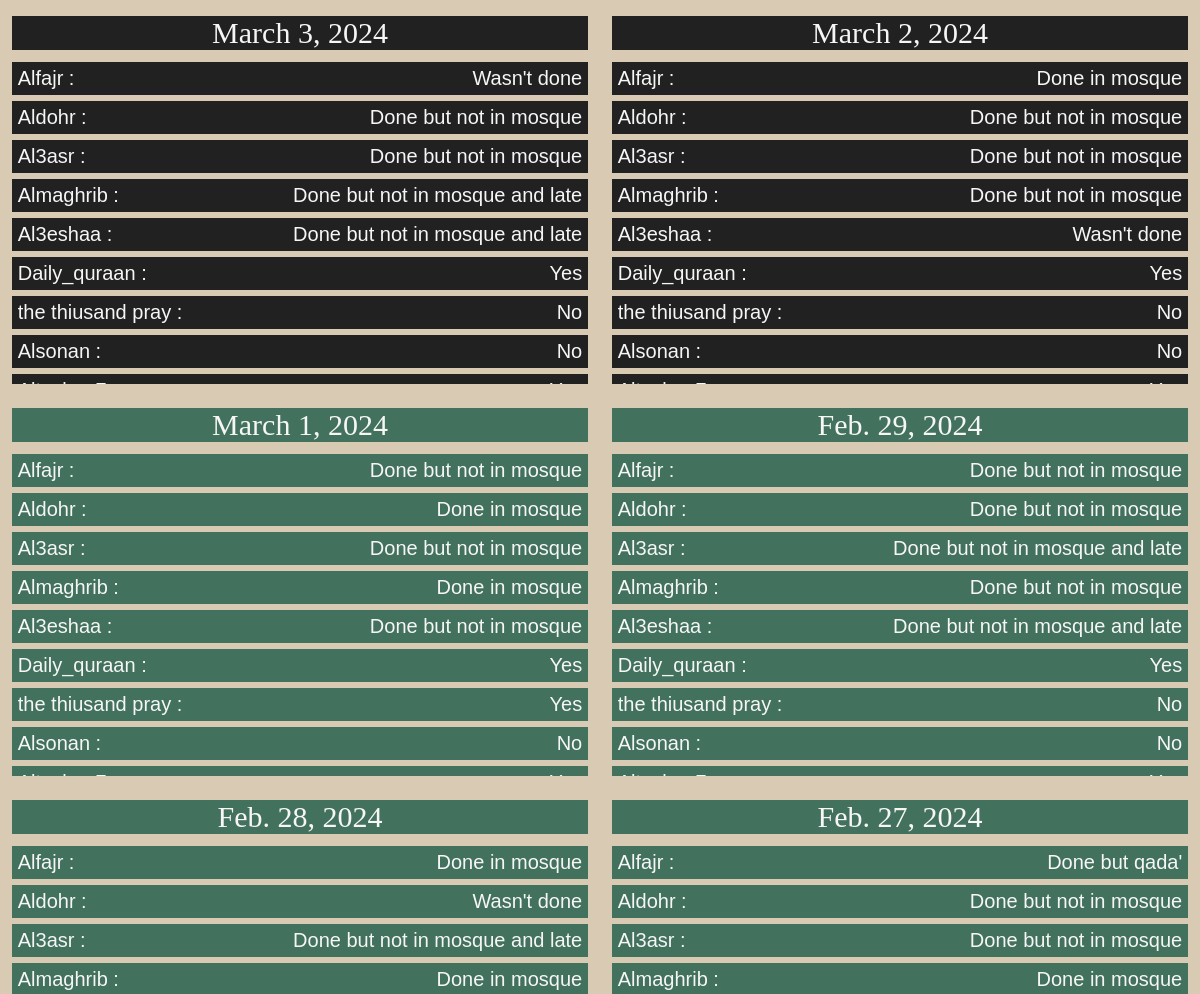
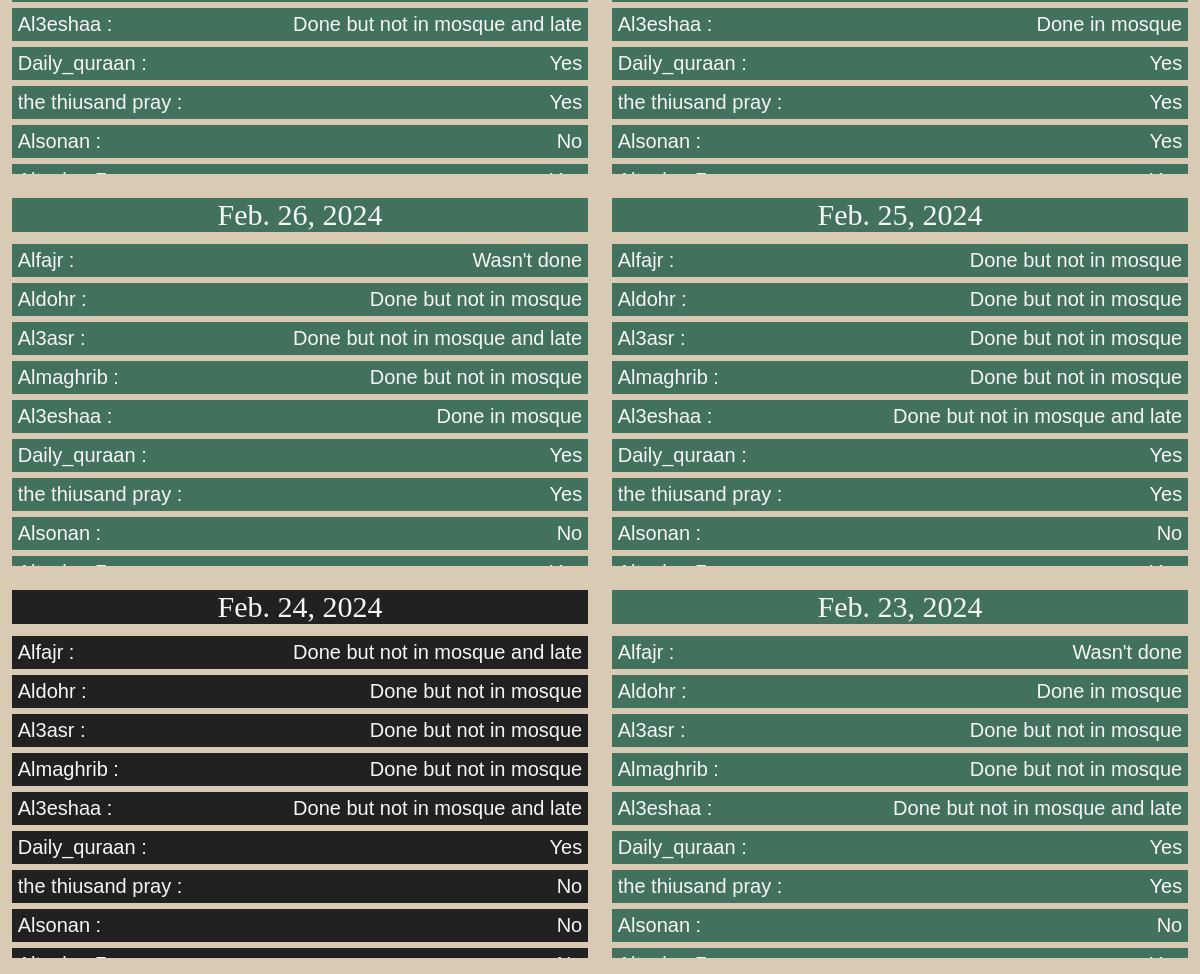
The page / on the database its author committed (2 pictures, top to bottom).
### done_or_not/models.py (models this page shows, shortened)
class Day(models.Model):
    prey_choices = [
        ('Done in mosque' , 'Yes in mosque' ),
        ('Done but not in mosque' , 'Yes/no mosque'),
        ('Done but not in mosque and late' , 'Yes/no mosque + late'),
        ('Done but qada\'' , 'Yes/no mosque + qada\''),
        ('Wasn\'t done' ,'NO'),
    ]
    quraan_choices = [
        ('Yes' , 'Yes'),
        ('No' , 'No'),
    ]
    date = models.DateField(auto_now=False, auto_now_add=False)
    Alfajr = models.CharField(null = True , max_length = 70 , choices = prey_choices)
    Aldohr = models.CharField(null = True , max_length = 70, choices = prey_choices)
    Al3asr = models.CharField(null = True , max_length = 70, choices = prey_choices)
    Almaghrib = models.CharField(null = True , max_length = 70, choices = prey_choices)
    Al3esha = models.CharField(null = True , max_length = 70, choices = prey_choices)
    daily_quraan = models.CharField(null = True , max_length = 70 , choices=quraan_choices)
    tasbee7 = models.CharField(null = True , max_length = 70 , choices = quraan_choices)
    the_thousand_pray = models.CharField(null = True , max_length = 70 , choices = quraan_choices)
    alsonan = models.CharField(null = True , max_length = 70 , choices = quraan_choices)
    notes = models.TextField(null=True)
    def alfajr_points(self):
        points_sum = 0
        if self.Alfajr == 'Done in mosque' :
            points_sum += 4
        elif self.Alfajr == 'Done but not in mosque' :
            points_sum += 3
        elif self.Alfajr == 'Done but not in mosque and late' :
            points_sum += 2
        elif self.Alfajr == 'Done but qada\'' :
            points_sum += 1
        elif self.Alfajr == 'Wasn\'t done' :
            points_sum += -1
        return points_sum
    def aldohr_points(self):
        points_sum = 0
        if self.Aldohr == 'Done in mosque' :
            points_sum += 4
        elif self.Aldohr == 'Done but not in mosque' :
            points_sum += 3
        elif self.Aldohr == 'Done but not in mosque and late' :
            points_sum += 2
        elif self.Aldohr == 'Done but qada\'' :
            points_sum += 1
        elif self.Aldohr == 'Wasn\'t done' :
            points_sum += -1
        return points_sum
    def al3asr_points(self):
        points_sum = 0
        if self.Al3asr == 'Done in mosque' :
            points_sum += 4
        elif self.Al3asr == 'Done but not in mosque' :
            points_sum += 3
        elif self.Al3asr == 'Done but not in mosque and late' :
            points_sum += 2
        elif self.Al3asr == 'Done but qada\'' :
            points_sum += 1
        elif self.Al3asr == 'Wasn\'t done' :
            points_sum += -1
        return points_sum
    def almaghrib_points(self):
        points_sum = 0
        if self.Almaghrib == 'Done in mosque' :
            points_sum += 4
        elif self.Almaghrib == 'Done but not in mosque' :
            points_sum += 3
        elif self.Almaghrib == 'Done but not in mosque and late' :
            points_sum += 2
        elif self.Almaghrib == 'Done but qada\'' :
            points_sum += 1
        elif self.Almaghrib == 'Wasn\'t done' :
            points_sum += -1
        return points_sum
    def al3isha_points(self):
        points_sum = 0
        if self.Al3esha == 'Done in mosque' :
            points_sum += 4
        elif self.Al3esha == 'Done but not in mosque' :
            points_sum += 3
        elif self.Al3esha == 'Done but not in mosque and late' :
            points_sum += 2
        elif self.Al3esha == 'Done but qada\'' :
            points_sum += 1
        elif self.Al3esha == 'Wasn\'t done' :
            points_sum += -1
        return points_sum
    def quraan_points(self):
        points_sum = 0
        if self.daily_quraan == 'Yes':
            points_sum+=1
        else:
            points_sum-=1
        return points_sum
    def tasbee7_points(self):
        points_sum = 0
        if self.tasbee7 == 'Yes':
            points_sum+=1
        else:
            points_sum-=1
        return points_sum
    def the_thousand_pray_points(self):
        points_sum = 0
        if self.the_thousand_pray == 'Yes':
            points_sum+=1
        else:
            points_sum-=1
        return points_sum
    def alsonan_points(self):
        points_sum = 0
        if self.alsonan == 'Yes':
            points_sum+=1
        else:
            points_sum-=1
        return points_sum
    def points_sum(self):
        salawat_points = self.alfajr_points()+ self.aldohr_points() + self.al3asr_points()+self.almaghrib_points()+self.al3isha_points()
        extra_points = self.alsonan_points() + self.quraan_points()+ self.the_thousand_pray_points()+self.tasbee7_points()
        return salawat_points+extra_points

### done_or_not/views.py (the view)
# urls.py: path('' , views.mainpage , name='home')
def mainpage(request):
    days = Day.objects.order_by('-date')
    return render(request , 'done_or_not/mainpage.html'  ,{
        'page_name':'Home',
        'day':days ,
})

### templates/done_or_not/mainpage.html (shortened to what this page needs)
{% load static %}
<!DOCTYPE html>
<html lang="en">
<head>
    <link rel="stylesheet" href="{% static "css/mainpage.css" %}">
</head>
<body>
    <div class="parent">
        {% for i in day %}
        {% if i.points_sum > 12 %}
        <section class="good">
            <div class="date">
                <h1>{{i.date}}</h1>
            </div>
            <hr><hr>
            <div class='details'>
                <h2>Alfajr :</h2><h3>{{i.Alfajr}}</h3>
                <hr>
                <h2>Aldohr :</h2><h3>{{i.Aldohr}}</h3>
                <hr>
                <h2>Al3asr :</h2><h3>{{i.Al3asr}}</h3>
                <hr>
                <h2>Almaghrib :</h2><h3>{{i.Almaghrib}}</h3>
                <hr>
                <h2>Al3eshaa :</h2><h3>{{i.Al3esha}}</h3>
                <hr>
                <h2>Daily_quraan :</h2><h3>{{i.daily_quraan}}</h3>
                <hr>
                <h2>the thiusand pray :</h2><h3>{{i.the_thousand_pray}}</h3>
                <hr>
                <h2>Alsonan :</h2><h3>{{i.alsonan}}</h3>
                <hr>
                <h2>Altasbee7 :</h2><h3>{{i.tasbee7}}</h3>
            </div>
        </section>
        {% else %}
        <section class="bad">
            <div class="date">
                <h1>{{i.date}}</h1>
            </div>
            <hr><hr>
            <div class='details'>
                <h2>Alfajr :</h2><h3>{{i.Alfajr}}</h3>
                <hr>
                <h2>Aldohr :</h2><h3>{{i.Aldohr}}</h3>
                <hr>
                <h2>Al3asr :</h2><h3>{{i.Al3asr}}</h3>
                <hr>
                <h2>Almaghrib :</h2><h3>{{i.Almaghrib}}</h3>
                <hr>
                <h2>Al3eshaa :</h2><h3>{{i.Al3esha}}</h3>
                <hr>
                <h2>Daily_quraan :</h2><h3>{{i.daily_quraan}}</h3>
                <hr>
                <h2>the thiusand pray :</h2><h3>{{i.the_thousand_pray}}</h3>
                <hr>
                <h2>Alsonan :</h2><h3>{{i.alsonan}}</h3>
                <hr>
                <h2>Altasbee7 :</h2><h3>{{i.tasbee7}}</h3>
            </div>
        </section>
        {% endif %}
        {% endfor %}
    </div>
</body>

### daily_scedule/static/css/mainpage.css (style rules this page uses)
* { padding: 0; margin: 0; font-family: sans-serif; font-weight: 400 !important; transition: all ease 0.3s; }
body { background-color: #D9CAB3; }
hr { border: 3px #D9CAB3 solid; }
.parent { padding: 2vh 1vw; display: grid; grid-template-columns: repeat(2 , 1fr); grid-template-rows: auto; gap: 2vw; }
.parent section { display: flex; flex-direction: column; height:46vh; overflow:hidden; }
.parent section h1 { text-align: center; font-size: 30px; font-family: fantasy; }
.details { overflow: auto; }
.details h2 { display: inline-block; width: 36%; padding: 5px 1%; font-size: 20px; }
.details h3 { display: inline-block; text-align: end; width: 60%; padding: 5px 1%; font-size: 20px; }
.good { background: #42715d; color: #f6f6f6; }
.bad { background: #212121; color: #F6F6F6; }

### rows shown on the page
Day: date "March 3, 2024", Alfajr "Wasn't done", Aldohr "Done but not in mosque", Al3asr "Done but not in mosque", Almaghrib "Done but not in mosque and late", Al3esha "Done but not in mosque and late", daily_quraan "Yes", the_thousand_pray "No", alsonan "No"
Day: date "March 2, 2024", Alfajr "Done in mosque", Aldohr "Done but not in mosque", Al3asr "Done but not in mosque", Almaghrib "Done but not in mosque", Al3esha "Wasn't done", daily_quraan "Yes", the_thousand_pray "No", alsonan "No"
Day: date "March 1, 2024", Alfajr "Done but not in mosque", Aldohr "Done in mosque", Al3asr "Done but not in mosque", Almaghrib "Done in mosque", Al3esha "Done but not in mosque", daily_quraan "Yes", the_thousand_pray "Yes", alsonan "No"
Day: date "Feb. 29, 2024", Alfajr "Done but not in mosque", Aldohr "Done but not in mosque", Al3asr "Done but not in mosque and late", Almaghrib "Done but not in mosque", Al3esha "Done but not in mosque and late", daily_quraan "Yes", the_thousand_pray "No", alsonan "No"
Day: date "Feb. 28, 2024", Alfajr "Done in mosque", Aldohr "Wasn't done", Al3asr "Done but not in mosque and late", Almaghrib "Done in mosque", Al3esha "Done but not in mosque and late", daily_quraan "Yes", the_thousand_pray "Yes", alsonan "No"
Day: date "Feb. 27, 2024", Alfajr "Done but qada'", Aldohr "Done but not in mosque", Al3asr "Done but not in mosque", Almaghrib "Done in mosque", Al3esha "Done in mosque", daily_quraan "Yes", the_thousand_pray "Yes", alsonan "Yes"
Day: date "Feb. 26, 2024", Alfajr "Wasn't done", Aldohr "Done but not in mosque", Al3asr "Done but not in mosque and late", Almaghrib "Done but not in mosque", Al3esha "Done in mosque", daily_quraan "Yes", the_thousand_pray "Yes", alsonan "No"
Day: date "Feb. 25, 2024", Alfajr "Done but not in mosque", Aldohr "Done but not in mosque", Al3asr "Done but not in mosque", Almaghrib "Done but not in mosque", Al3esha "Done but not in mosque and late", daily_quraan "Yes", the_thousand_pray "Yes", alsonan "No"
Day: date "Feb. 24, 2024", Alfajr "Done but not in mosque and late", Aldohr "Done but not in mosque", Al3asr "Done but not in mosque", Almaghrib "Done but not in mosque", Al3esha "Done but not in mosque and late", daily_quraan "Yes", the_thousand_pray "No", alsonan "No"
Day: date "Feb. 23, 2024", Alfajr "Wasn't done", Aldohr "Done in mosque", Al3asr "Done but not in mosque", Almaghrib "Done but not in mosque", Al3esha "Done but not in mosque and late", daily_quraan "Yes", the_thousand_pray "Yes", alsonan "No"
